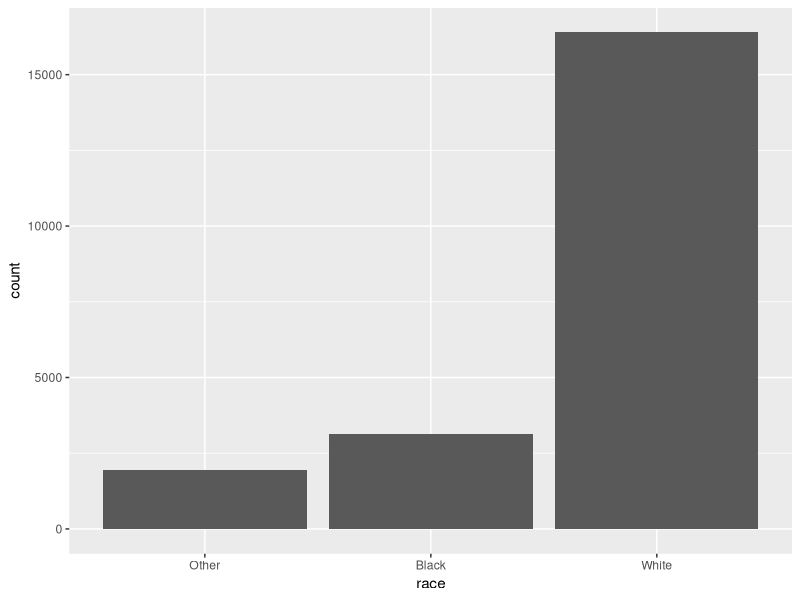
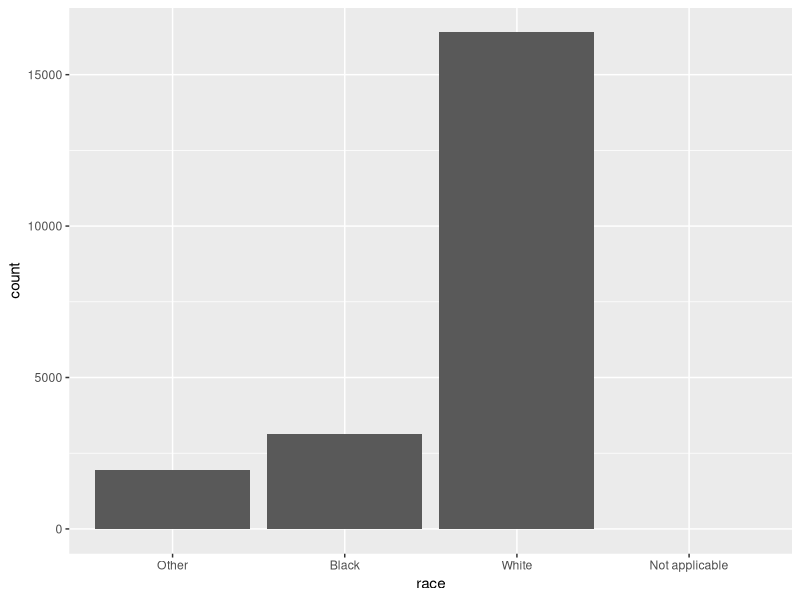
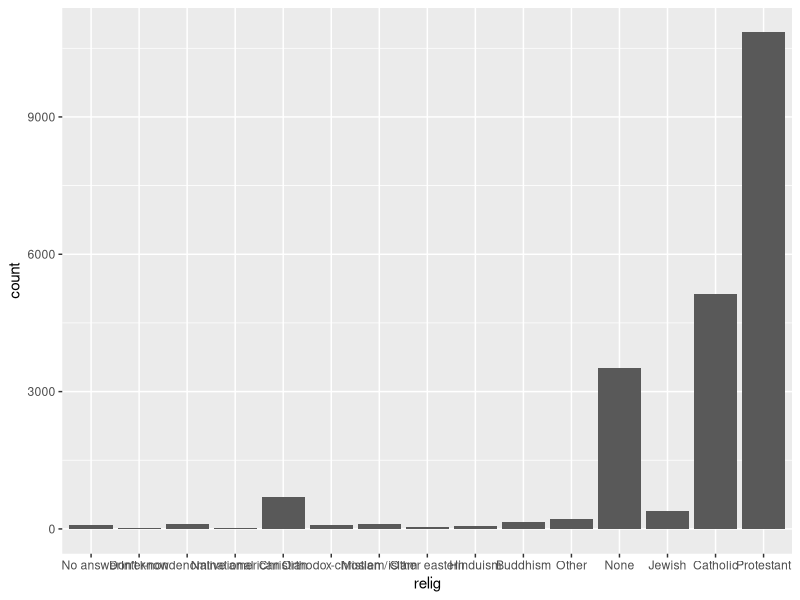
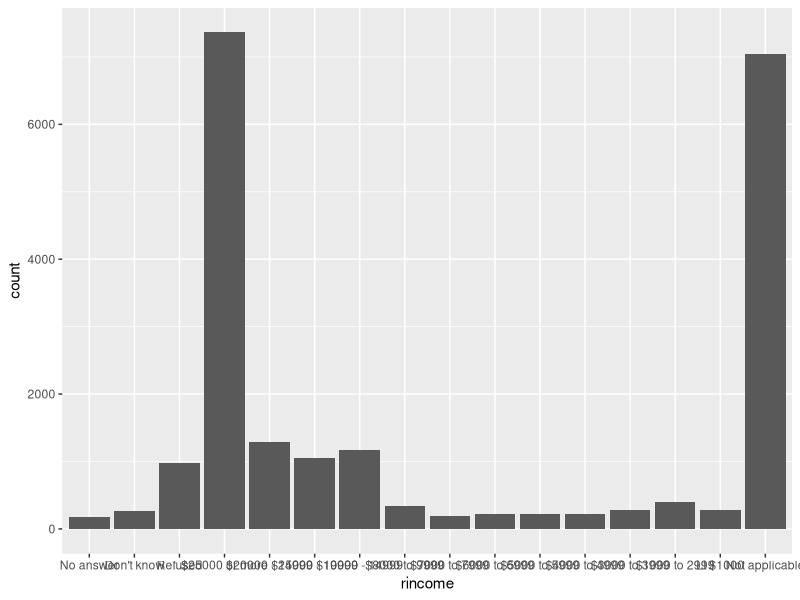
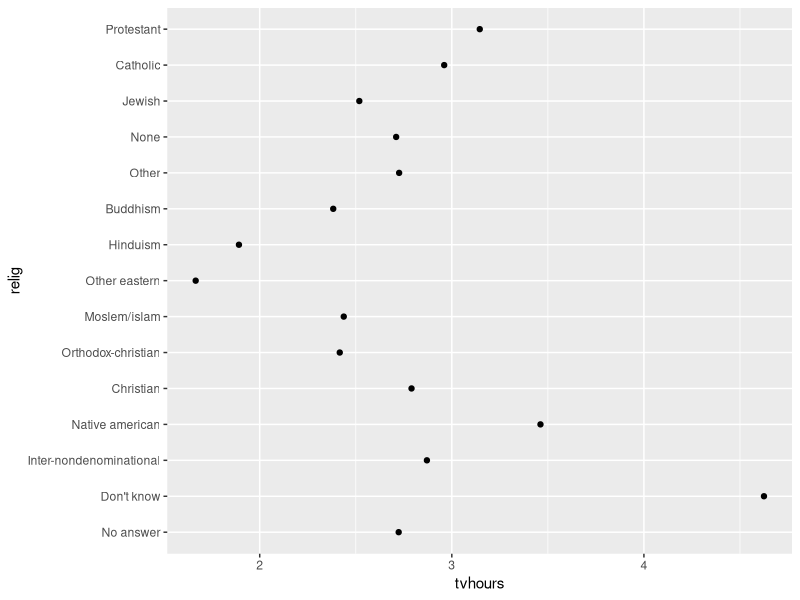
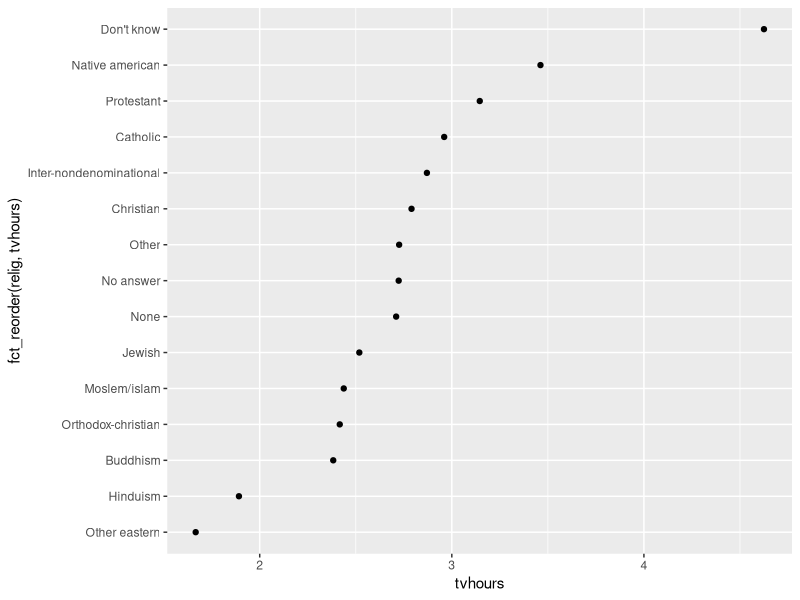
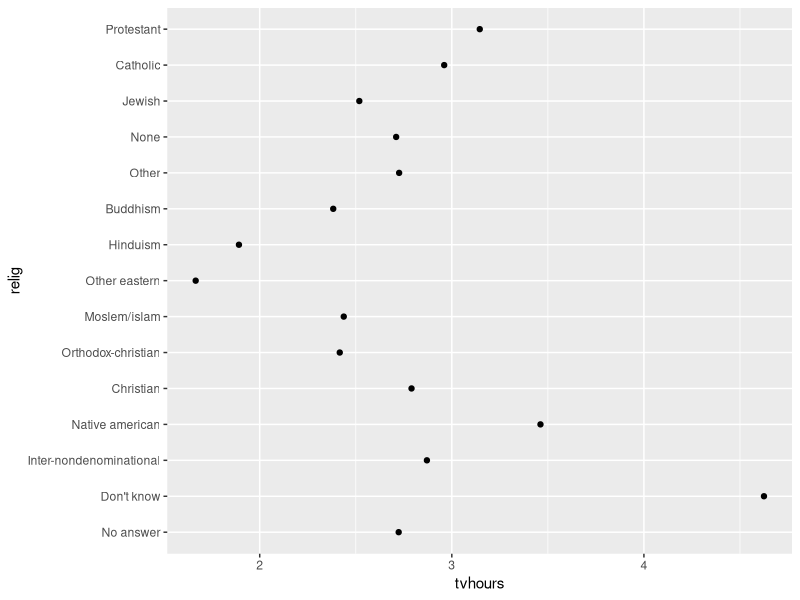
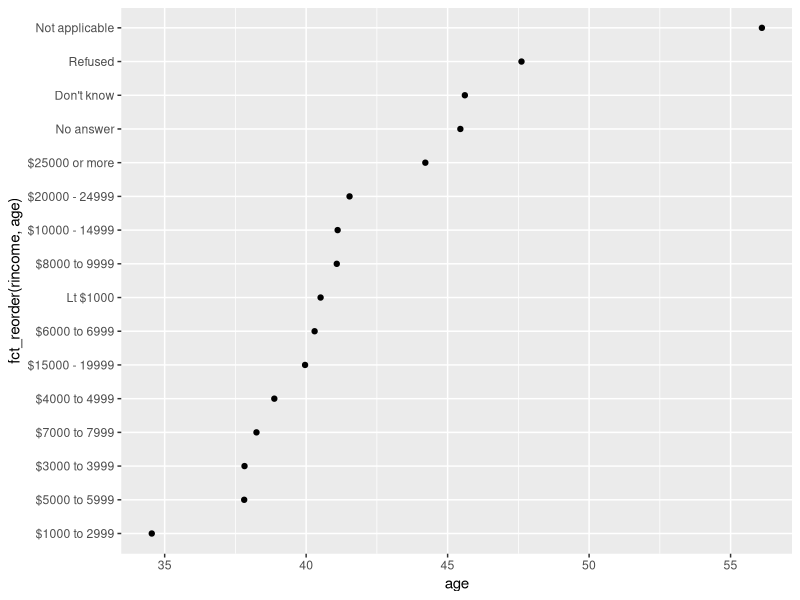

Write the R code that produced these figures, in order.
# 09/20/2020

# 12 Factors - forcats

library(tidyverse)
library(forcats)

x1 <- c("Dec", "Apr", "Jan", "Mar")
x2 <- c("Dec", "Apr", "Jam", "Mar")

sort(x1)

month_levels <- c("Jan", "Feb", "Mar", "Apr", "May", "Jun",
                  "Jul", "Aug", "Sep", "Oct", "Nov", "Dec"
                  )

y1 <- factor(x1, levels = month_levels)
y1
sort(y1)

y2 <- factor(x2, levels = month_levels)
y2

y2 <- parse_factor(x2, levels = month_levels)

factor(x1)

f1 <- factor(x1, levels = unique(x1))
f1

f2 <- x1 %>% factor() %>% fct_inorder()
f2

levels(f2)

gss_cat

?gss_cat

gss_cat %>%
  count(race)

ggplot(gss_cat, aes(race)) +
  geom_bar()

gss_cat %>%
  ggplot(aes(race)) +
  geom_bar() +
  scale_x_discrete(drop = FALSE)

names(gss_cat)
gss_cat %>%
  ggplot(aes(relig)) +
  geom_bar() 

gss_cat %>%
  ggplot() +
  geom_histogram(aes(x=rincome),binwidth = 10, stat = "count" ) 


relig <- gss_cat %>%
  group_by(relig) %>%
  summarise(
    age = mean(age, na.rm = TRUE),
    tvhours = mean(tvhours, na.rm = TRUE),
    n = n()
  )

relig %>%
  ggplot(aes(tvhours,relig)) +
  geom_point()

relig %>%
  ggplot(aes(tvhours, fct_reorder(relig, tvhours))) +
  geom_point()

relig %>%
  mutate(regig = fct_reorder(relig, tvhours)) %>%
  ggplot(aes(tvhours, relig)) +
  geom_point()

rincome <-gss_cat %>%
  group_by(rincome) %>%
  summarize(
    age = mean(age, na.rm = TRUE),
    tvhours = mean(tvhours, na.rm = TRUE),
    n = n()
  )

rincome %>%
  ggplot(aes(age, fct_reorder(rincome,age))) +
  geom_point()

rincome %>%
  ggplot(aes(age, fct_relevel(rincome, "Not applicable"))) +
  geom_point()


by_age <- gss_cat %>%
  filter(!is.na(age)) %>%
  group_by(age, marital) %>%
  count() %>%
  mutate(prop = n/ sum(n))

by_age %>%
  ggplot(aes(age, prop, color = marital)) +
  geom_line(na.rm = TRUE)

by_age %>%
  ggplot(aes(age, prop, color = fct_reorder2(marital, age, prop))) +
  geom_line() +
  labs(color = "marital")

gss_cat %>%
  mutate(marital = marital %>% fct_infreq() %>% fct_rev()) %>%
  ggplot(aes(marital)) +
  geom_bar()


gss_cat %>% count(partyid)

gss_cat %>%  
  mutate(partyid = fct_recode(partyid,
                              "Republican, strong"    = "Strong republican",
                              "Republican, weak"      = "Not str republican",
                              "Independent, near rep" = "Ind,near rep",
                              "Independent, near dem" = "Ind,near dem",
                              "Democrat, weak"        = "Not str democrat",
                              "Democrat, strong"      = "Strong democrat"
                              )) %>%
  count(partyid)

gss_cat %>%  mutate(partyid = fct_recode(partyid,
                                         "Republican, strong"    = "Strong republican",
                                         "Republican, weak"      = "Not str republican",
                                         "Independent, near rep" = "Ind,near rep", 
                                         "Independent, near dem" = "Ind,near dem",
                                         "Democrat, weak"        = "Not str democrat",
                                         "Democrat, strong"      = "Strong democrat",
                                         "Other"                 = "No answer",
                                         "Other"                 = "Don't know", 
                                         "Other"                 = "Other party" 
                                         )) %>% 
  count(partyid)

gss_cat %>%  
  mutate(partyid = fct_collapse(partyid,
                                other = c("No answer", "Don't know", "Other party"),
                                rep = c("Strong republican", "Not str republican"),
                                ind = c("Ind,near rep", "Independent", "Ind,near dem"),
                                dem = c("Not str democrat", "Strong democrat")  )) %>%  
  count(partyid)

gss_cat %>%
  mutate(relig = fct_lump(relig)) %>%
  count(relig)

us.relig <- gss_cat %>%
  mutate(relig = fct_lump(relig, n=10)) %>%
  count(relig, sort = TRUE) %>%
  print(n = Inf)
us.relig

names(us.relig)
us.relig %>%
  ggplot(aes(x=relig, y = n)) +
  geom_bar(stat = "identity")









































